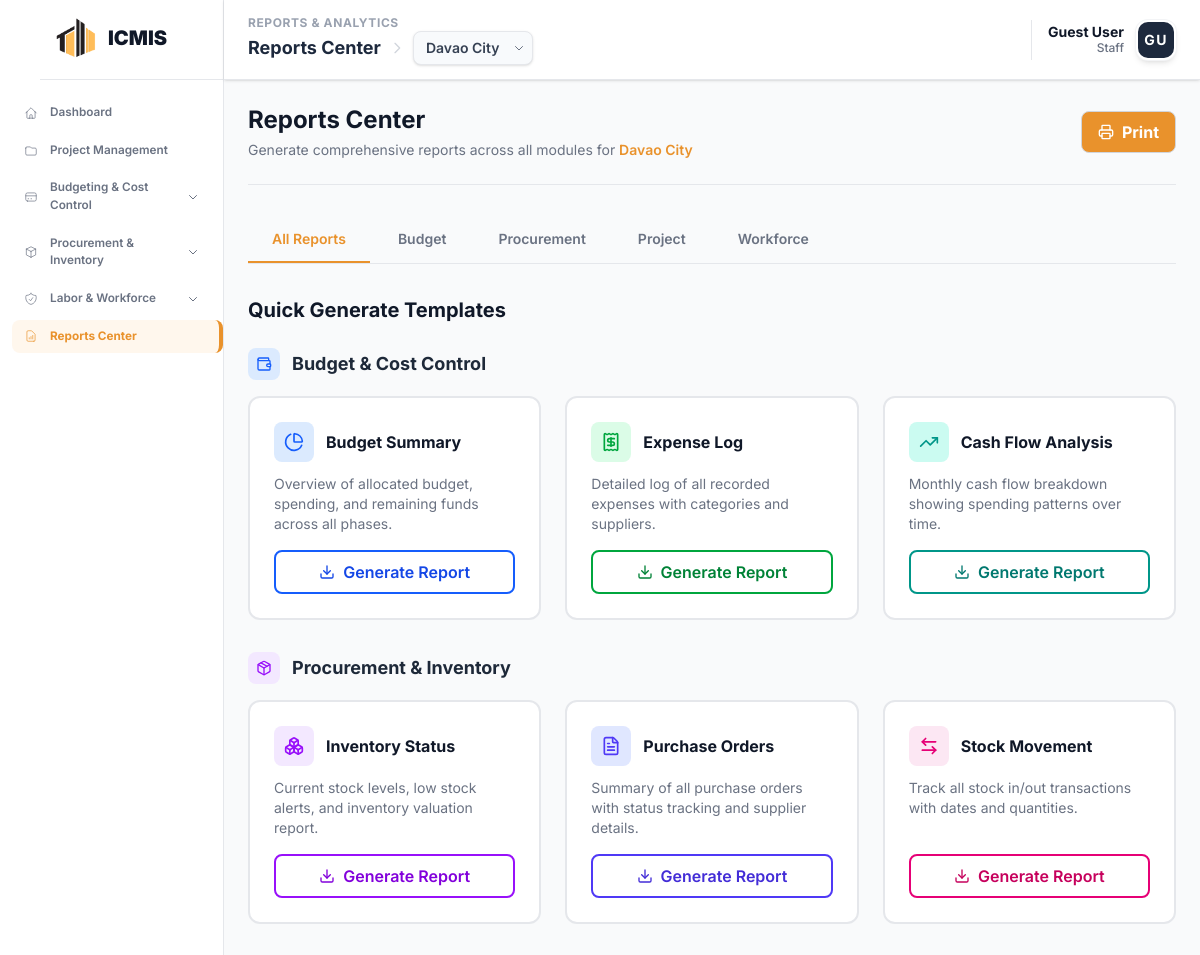
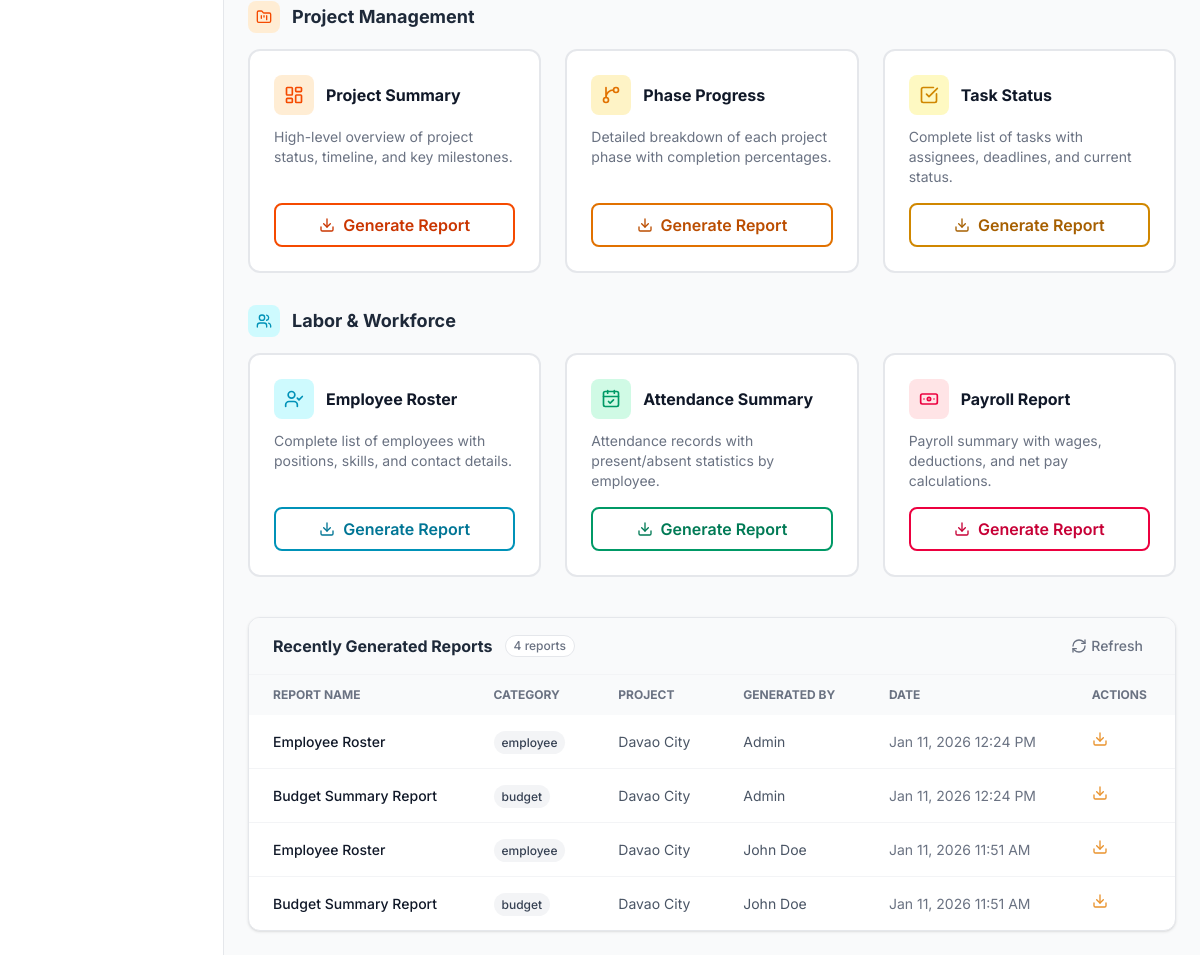
The app's page /modules/reports/index.php?project_id=2 with its own data (2 pictures, top to bottom).
### tables this page shows
CREATE TABLE `icmis_projects` (
  `project_id` int NOT NULL,
  `project_code` varchar(20) NOT NULL,
  `project_name` varchar(255) NOT NULL,
  `description` text,
  `location` varchar(255) DEFAULT NULL,
  `status` enum('Planning','In Progress','Active','On Hold','Completed','Cancelled') DEFAULT 'Planning',
  `start_date` date DEFAULT NULL,
  `end_date` date DEFAULT NULL,
  `completion_rate` decimal(5,2) DEFAULT '0.00',
  `project_manager_id` int DEFAULT NULL,
  `total_budget` decimal(15,2) DEFAULT '0.00'
);

CREATE TABLE `budget_generated_reports` (
  `report_id` int NOT NULL,
  `project_id` int DEFAULT NULL,
  `report_type` varchar(50) DEFAULT NULL,
  `report_name` varchar(255) DEFAULT NULL,
  `generated_by` varchar(100) DEFAULT NULL,
  `created_at` timestamp NULL DEFAULT CURRENT_TIMESTAMP
);

### modules/reports/index.php (the view, shortened to what the rows shown need)
<?php
$conn = new mysqli(DB_HOST, DB_USER, DB_PASS, DB_NAME);
$conn->set_charset("utf8mb4");
$selected_project_id = 0;
if (file_exists(__DIR__ . '/../budget/project_context.php')) {
    include_once __DIR__ . '/../budget/project_context.php';
    $selected_project_id = getProjectContext($conn);
}
$current_project_name = "All Projects";
if ($selected_project_id) {
    $stmt = $conn->prepare("SELECT project_name, project_code, status, location, total_budget, completion_rate FROM icmis_projects WHERE project_id = ?");
    $stmt->bind_param("i", $selected_project_id);
    $stmt->execute();
    $res = $stmt->get_result();
    if ($row = $res->fetch_assoc()) {
        $current_project_name = $row['project_name'];
    }
}
$recent_reports = [];
$tableExists = $conn->query("SHOW TABLES LIKE 'budget_generated_reports'");
if ($tableExists && $tableExists->num_rows > 0) {
    if ($selected_project_id) {
        $stmt = $conn->prepare("SELECT r.report_id AS id, r.report_type AS category, r.report_name, r.project_id, COALESCE(p.project_name, 'All') AS project_name, r.generated_by, r.created_at FROM budget_generated_reports r LEFT JOIN icmis_projects p ON r.project_id = p.project_id WHERE r.project_id = ? ORDER BY r.created_at DESC LIMIT 20");
        if ($stmt) {
            $stmt->bind_param("i", $selected_project_id);
            $stmt->execute();
            $res = $stmt->get_result();
            while ($row = $res->fetch_assoc()) {
                $recent_reports[] = $row;
            }
        }
    }
}
?>
<!DOCTYPE html>
<html lang="en">
<head>
    <script src="https://cdn.jsdelivr.net/npm/@tailwindcss/browser@4"></script>
    <link rel="stylesheet" href="https://cdnjs.cloudflare.com/ajax/libs/font-awesome/6.4.0/css/all.min.css">
    <?php include '../../includes/head_assetsv2.php'; ?>
</head>
<body class="bg-gray-50 text-slate-800">
    <div class="no-print">
        <?php include __DIR__ . '/../../includes/sidebar.php'; ?>
    </div>
    <main class="ml-56 mt-20 p-6 transition-all duration-300 animate-fade-in">
        <div class="max-w-7xl mx-auto">
            <div class="border-b border-gray-200 pb-6 mb-8 no-print">
                <div class="flex items-center justify-between">
                    <div>
                        <h1 class="text-2xl text-gray-900 font-bold">Reports Center</h1>
                        <p class="text-sm text-gray-500 mt-1">Generate comprehensive reports across all modules for
                            <span class="font-semibold text-[#e9922c]"><?php echo htmlspecialchars($current_project_name); ?></span>
                        </p>
                    </div>
                </div>
            </div>
            <div class="mb-10 no-print">
                <h2 class="text-xl font-bold text-gray-900 mb-6">Quick Generate Templates</h2>
            </div>
            <div class="bg-white border border-gray-200 rounded-xl overflow-hidden shadow-sm">
                <div class="overflow-x-auto">
                    <table class="w-full text-left border-collapse">
                        <thead class="bg-gray-50 text-xs uppercase text-gray-500 font-semibold">
                            <tr>
                                <th class="px-6 py-3">Report Name</th>
                                <th class="px-6 py-3">Category</th>
                                <th class="px-6 py-3">Project</th>
                                <th class="px-6 py-3">Generated By</th>
                                <th class="px-6 py-3">Date</th>
                                <th class="px-6 py-3 no-print">Actions</th>
                            </tr>
                        </thead>
                        <tbody class="divide-y divide-gray-100 text-sm">
                            <?php if (count($recent_reports) > 0): ?>
                                <?php foreach ($recent_reports as $report): ?>
                                <tr class="hover:bg-gray-50">
                                    <td class="px-6 py-4 font-medium text-gray-900"><?php echo htmlspecialchars($report['report_name'] ?? ''); ?></td>
                                    <td class="px-6 py-4">
                                        <span class="px-2 py-1 text-xs font-medium rounded-full bg-gray-100 text-gray-700">
                                            <?php echo htmlspecialchars($report['category'] ?? ''); ?>
                                        </span>
                                    </td>
                                    <td class="px-6 py-4 text-gray-600"><?php echo htmlspecialchars($report['project_name'] ?? 'All'); ?></td>
                                    <td class="px-6 py-4 text-gray-600"><?php echo htmlspecialchars($report['generated_by'] ?? ''); ?></td>
                                    <td class="px-6 py-4 text-gray-500"><?php echo date('M j, Y h:i A', strtotime($report['created_at'])); ?></td>
                                    <td class="px-6 py-4 no-print">
                                        <button onclick="downloadReport(<?php echo $report['id']; ?>)" class="text-[#e9922c] hover:text-orange-700 font-medium">
                                            <i data-lucide="download" class="w-4 h-4"></i>
                                        </button>
                                    </td>
                                </tr>
                                <?php endforeach; ?>
                            <?php endif; ?>
                        </tbody>
                    </table>
                </div>
            </div>
        </div>
    </main>
</body>
</html>

### records on screen
icmis_projects: project_name "Davao City"
budget_generated_reports: report_name "Employee Roster", report_type "employee", project_name "Davao City", generated_by "Admin", created_at "Jan 11, 2026 12:24 PM"
budget_generated_reports: report_name "Budget Summary Report", report_type "budget", project_name "Davao City", generated_by "Admin", created_at "Jan 11, 2026 12:24 PM"
budget_generated_reports: report_name "Employee Roster", report_type "employee", project_name "Davao City", generated_by "John Doe", created_at "Jan 11, 2026 11:51 AM"
budget_generated_reports: report_name "Budget Summary Report", report_type "budget", project_name "Davao City", generated_by "John Doe", created_at "Jan 11, 2026 11:51 AM"

### other values on screen
$pageSection "REPORTS & ANALYTICS"
$pageTitle "Reports Center"
$userName "Guest User"
$userRole "Staff"
$userInitials "GU"
count($recent_reports) "4"
form field value "Davao City"
